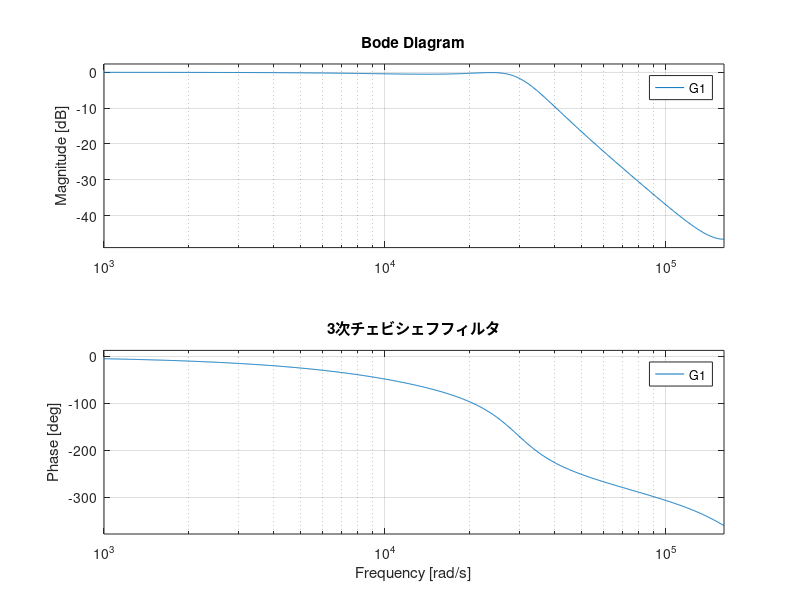

MATLAB code to generate this figure: (Note: this script raises an error after producing the figure.)
close all
clear

Ts = 1/51200;
N = 10000;
u = randn(N, 1);

%% 真のシステム作成
% G1
Rp = 0.5; % 通過帯域リップル [dB]
Wp = 4400 * 2 * pi; % カットオフ周波数 [rad/s]
[b, a] = cheby1(3, Rp, Wp, 's');  % 3次のChebyshevフィルタを設計
G1 = tf(b,a);
G1 = c2d(G1,Ts);
figure                   % ボード線図をプロット
bode(G1);
grid on;
title('3次チェビシェフフィルタ')

%% 真のシステムの出力取得
t = (0:Ts:Ts*(N-1))';

y = lsim(G1,u,t);     % G1での演算

net = deepHW(1);
net.add_FIR(50, 1);

net.train(u, y, epochs=10000, lambda_kernel=0.1, lambda_theta_alpha=100);

[theta, theta_alpha] = net.get_fir_parameters();

figure, 
impulse(G1)
hold on
plot((0:size(theta{1}, 1)-1)*Ts, theta{1}/Ts)
plot((0:size(theta_alpha{1}, 1)-1)*Ts, theta_alpha{1}/Ts)
